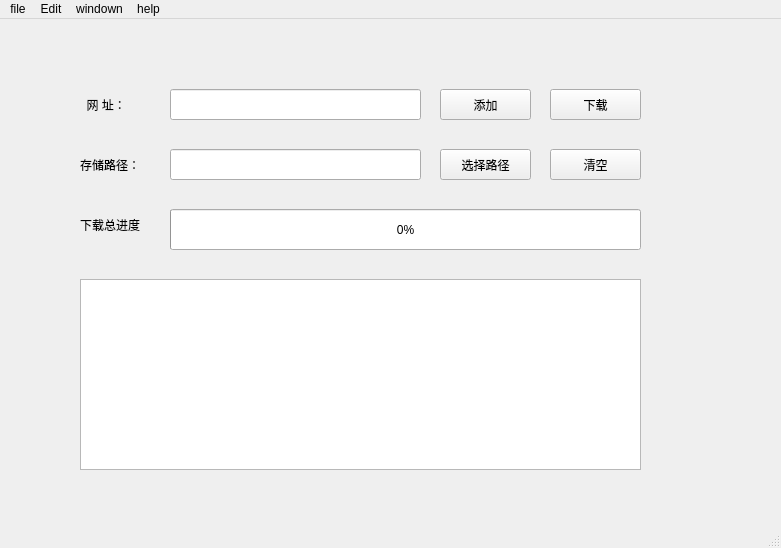
<?xml version="1.0" encoding="UTF-8"?>
<ui version="4.0">
 <class>MainWindow</class>
 <widget class="QMainWindow" name="MainWindow">
  <property name="geometry">
   <rect>
    <x>0</x>
    <y>0</y>
    <width>781</width>
    <height>548</height>
   </rect>
  </property>
  <property name="windowTitle">
   <string>视频下载器m3u8</string>
  </property>
  <widget class="QWidget" name="centralwidget">
   <widget class="QPushButton" name="button_submit">
    <property name="geometry">
     <rect>
      <x>550</x>
      <y>70</y>
      <width>91</width>
      <height>31</height>
     </rect>
    </property>
    <property name="text">
     <string>下载</string>
    </property>
   </widget>
   <widget class="QLabel" name="label_url">
    <property name="geometry">
     <rect>
      <x>80</x>
      <y>70</y>
      <width>81</width>
      <height>31</height>
     </rect>
    </property>
    <property name="text">
     <string>  网 址：</string>
    </property>
   </widget>
   <widget class="QLabel" name="label_path">
    <property name="geometry">
     <rect>
      <x>80</x>
      <y>130</y>
      <width>81</width>
      <height>31</height>
     </rect>
    </property>
    <property name="text">
     <string>存储路径：</string>
    </property>
   </widget>
   <widget class="QLineEdit" name="lineEdit_url">
    <property name="geometry">
     <rect>
      <x>170</x>
      <y>70</y>
      <width>251</width>
      <height>31</height>
     </rect>
    </property>
   </widget>
   <widget class="QLineEdit" name="lineEdit_path">
    <property name="geometry">
     <rect>
      <x>170</x>
      <y>130</y>
      <width>251</width>
      <height>31</height>
     </rect>
    </property>
   </widget>
   <widget class="QPushButton" name="button_reset">
    <property name="geometry">
     <rect>
      <x>550</x>
      <y>130</y>
      <width>91</width>
      <height>31</height>
     </rect>
    </property>
    <property name="text">
     <string>清空</string>
    </property>
   </widget>
   <widget class="QPushButton" name="button_path_file">
    <property name="geometry">
     <rect>
      <x>440</x>
      <y>130</y>
      <width>91</width>
      <height>31</height>
     </rect>
    </property>
    <property name="text">
     <string>选择路径</string>
    </property>
   </widget>
   <widget class="QProgressBar" name="progressBar">
    <property name="geometry">
     <rect>
      <x>170</x>
      <y>190</y>
      <width>471</width>
      <height>41</height>
     </rect>
    </property>
    <property name="value">
     <number>0</number>
    </property>
   </widget>
   <widget class="QLabel" name="net_label">
    <property name="geometry">
     <rect>
      <x>170</x>
      <y>20</y>
      <width>81</width>
      <height>41</height>
     </rect>
    </property>
    <property name="text">
     <string/>
    </property>
   </widget>
   <widget class="QLabel" name="mem_label">
    <property name="geometry">
     <rect>
      <x>90</x>
      <y>20</y>
      <width>81</width>
      <height>41</height>
     </rect>
    </property>
    <property name="text">
     <string/>
    </property>
   </widget>
   <widget class="QLabel" name="label_percent">
    <property name="geometry">
     <rect>
      <x>80</x>
      <y>190</y>
      <width>81</width>
      <height>31</height>
     </rect>
    </property>
    <property name="text">
     <string>下载总进度</string>
    </property>
   </widget>
   <widget class="QLabel" name="label_error_path">
    <property name="geometry">
     <rect>
      <x>170</x>
      <y>170</y>
      <width>251</width>
      <height>16</height>
     </rect>
    </property>
    <property name="text">
     <string/>
    </property>
   </widget>
   <widget class="QLabel" name="label_error_url">
    <property name="geometry">
     <rect>
      <x>170</x>
      <y>110</y>
      <width>251</width>
      <height>16</height>
     </rect>
    </property>
    <property name="text">
     <string/>
    </property>
   </widget>
   <widget class="QListWidget" name="listWidget_roll">
    <property name="geometry">
     <rect>
      <x>80</x>
      <y>260</y>
      <width>561</width>
      <height>191</height>
     </rect>
    </property>
   </widget>
   <widget class="QPushButton" name="button_add">
    <property name="geometry">
     <rect>
      <x>440</x>
      <y>70</y>
      <width>91</width>
      <height>31</height>
     </rect>
    </property>
    <property name="text">
     <string>添加</string>
    </property>
   </widget>
  </widget>
  <widget class="QMenuBar" name="menubar">
   <property name="geometry">
    <rect>
     <x>0</x>
     <y>0</y>
     <width>781</width>
     <height>26</height>
    </rect>
   </property>
   <widget class="QMenu" name="menuFile">
    <property name="title">
     <string>file</string>
    </property>
    <addaction name="actionNewFile"/>
    <addaction name="actionOpenFile"/>
    <addaction name="actionQuit"/>
   </widget>
   <widget class="QMenu" name="menuEdit">
    <property name="title">
     <string>Edit</string>
    </property>
   </widget>
   <widget class="QMenu" name="menuWindown">
    <property name="title">
     <string>windown</string>
    </property>
   </widget>
   <widget class="QMenu" name="menuHelp">
    <property name="title">
     <string>help</string>
    </property>
   </widget>
   <addaction name="menuFile"/>
   <addaction name="menuEdit"/>
   <addaction name="menuWindown"/>
   <addaction name="menuHelp"/>
  </widget>
  <widget class="QStatusBar" name="statusbar"/>
  <action name="actionNewFile">
   <property name="text">
    <string>new file</string>
   </property>
  </action>
  <action name="actionOpenFile">
   <property name="text">
    <string>openfile</string>
   </property>
  </action>
  <action name="actionQuit">
   <property name="text">
    <string>quit</string>
   </property>
  </action>
 </widget>
 <resources/>
 <connections/>
</ui>
